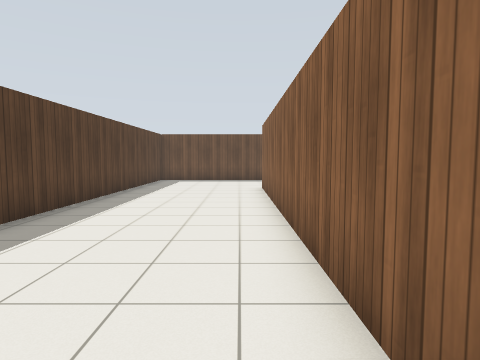
view 1 (above)

24 first-person views from a walk through a world built for the Gazebo simulator. The camera is 1.2 m above the floor, tilts 4° down and sees 75° across. The floor is counted in squares, 1 m on a side. Each view is taken from the middle of a square. On the plan, view 1 faces up. The plan holds only what a view shows up to about 13 squares ahead; the rest is blank. Gazebo's built-in surfaces are drawn with simple patterns.

view 2
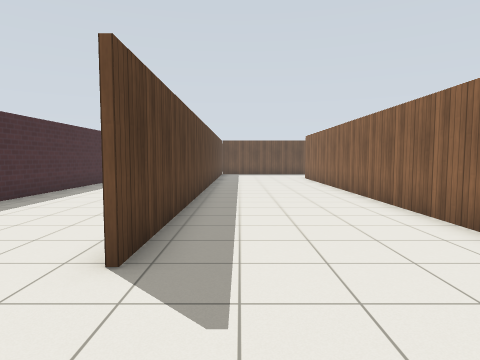

view 3
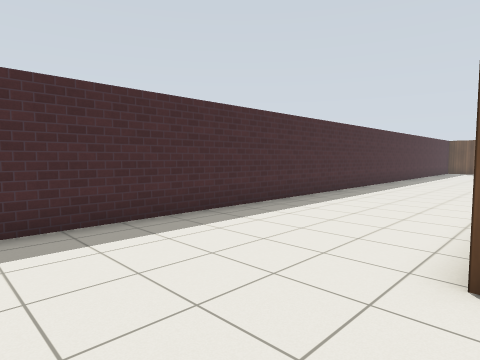

view 4
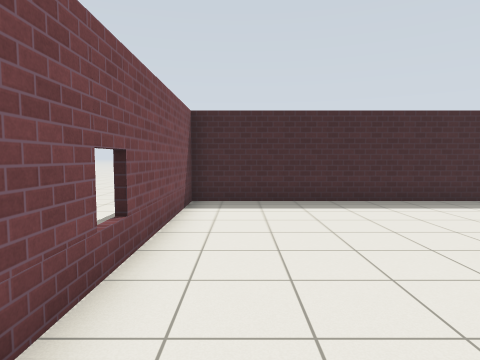

view 5
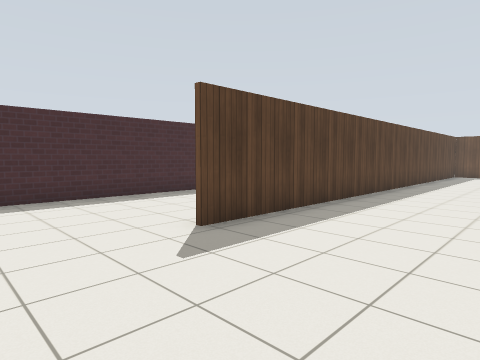

view 6
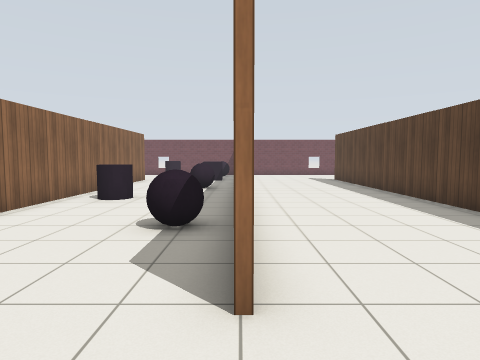

view 7
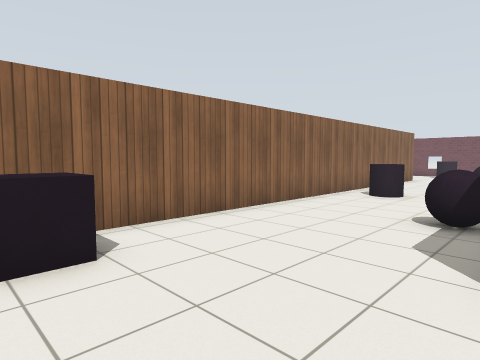

view 8
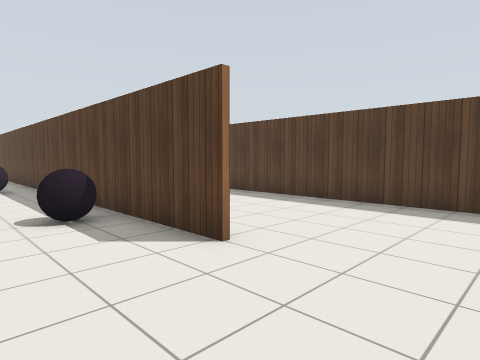

view 9
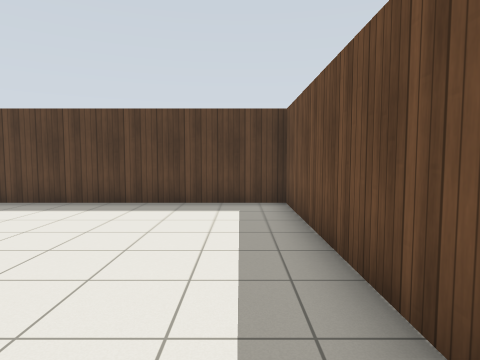

view 10
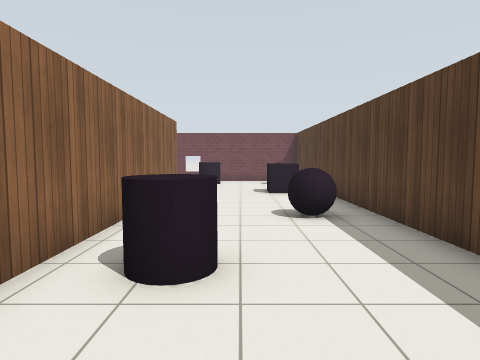

view 11
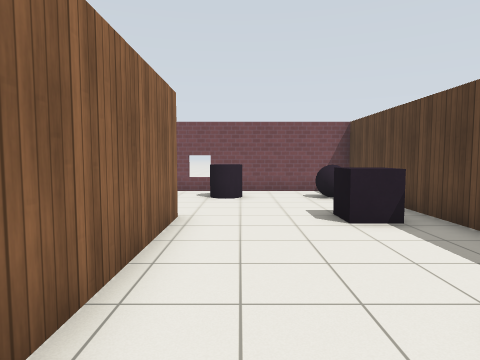

view 12
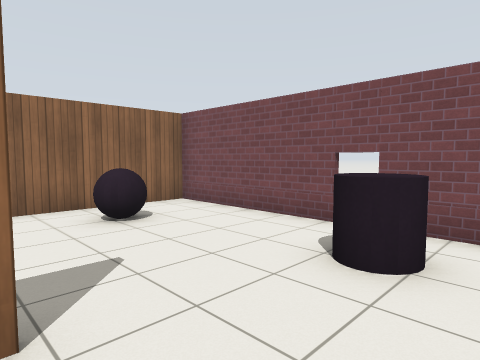

view 13
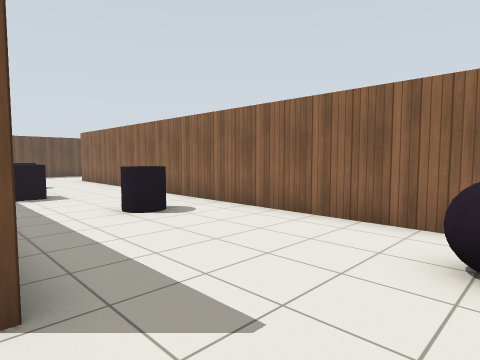

view 14
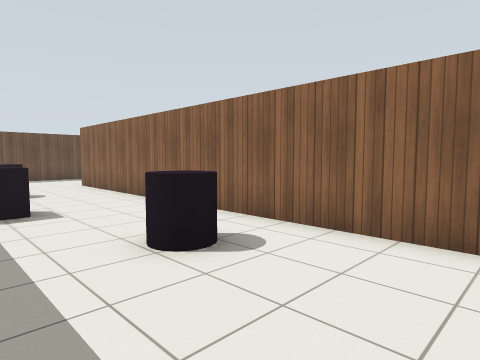

view 15
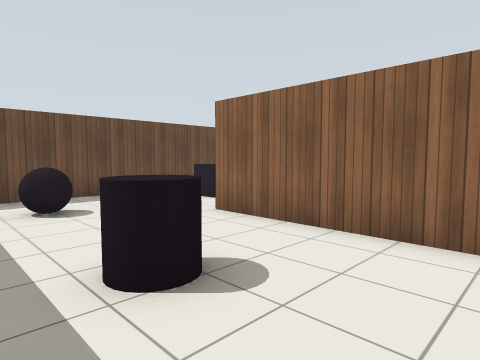

view 16
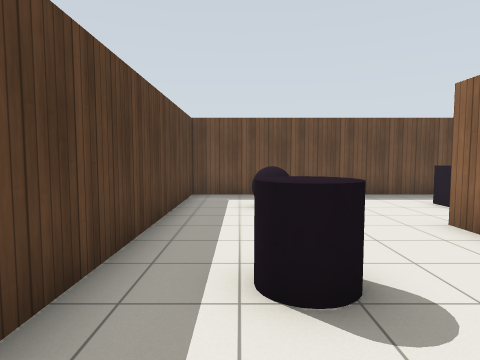

view 17
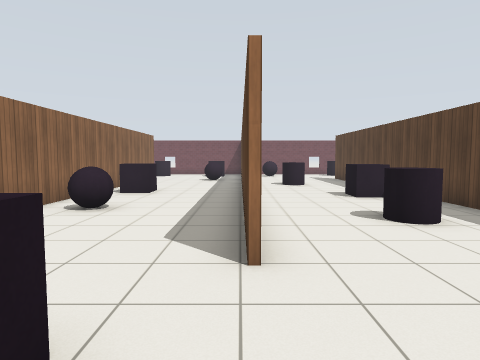

view 18
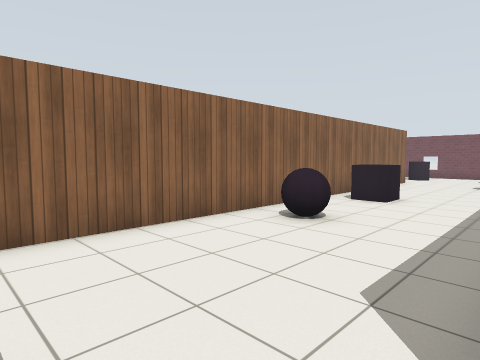

view 19
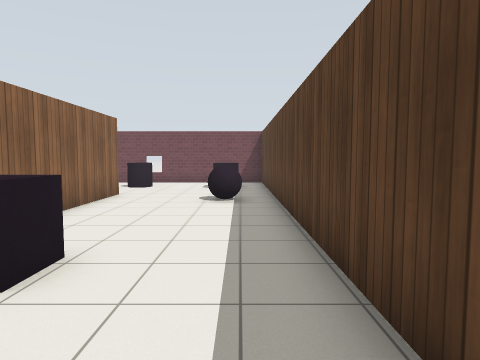

view 20
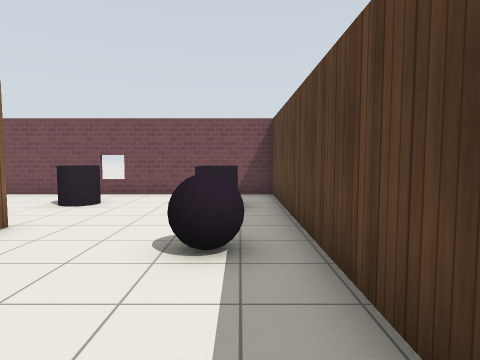

view 21
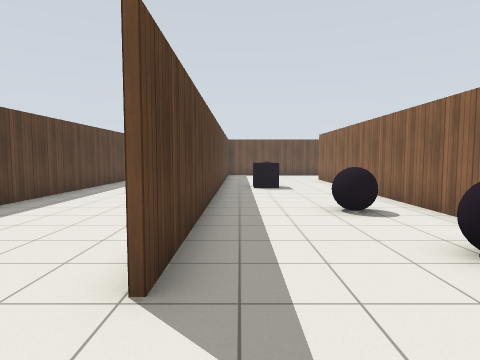

view 22
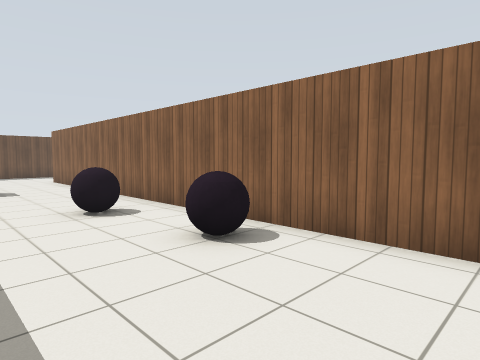

view 23
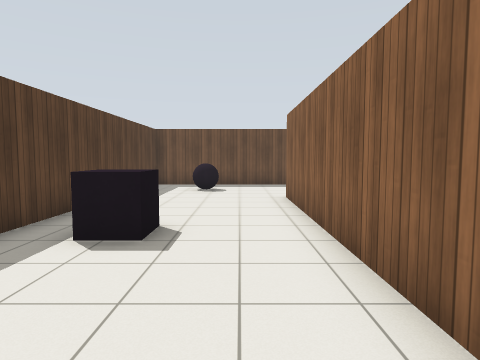

view 24
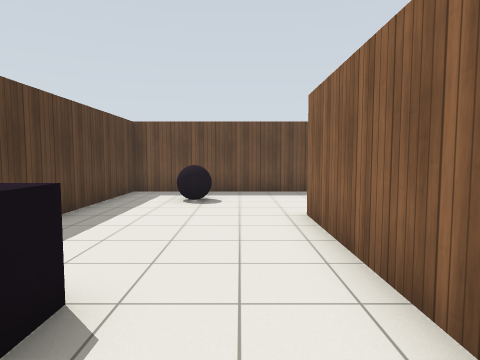

### Floor plan
Points are (right, up) in squares from view 1. A wall is a line through its corners. A room is listed if a view was taken in it or the views show most of it. See-through windows are left out.
Room 1 (views 1, 2, 3, 4, 5, 6, 7, 8, 9, 10, 11, 12, 13, 14, 15, 16, 17, 18, 19, 20, 21, 22, 23, 24)
walls: (11.9, 12.4) (11.9, -7.4); (1, 12.8) (1, -7.3) (20.9, -7.3); (2.5, 17.2) (-4.3, 17.2) (-4.3, -2.8); (15.4, 17.2) (6.4, 17.2) (6.4, 2.9); (6.3, -2.4) (6.3, 15.4); (0.9, -1) (0.9, 12.8); (17, -2.5) (17, 13.4); (23.5, 17.2) (17.2, 17.2) (17.2, -2.5); (-9.7, 7.1) (-9.7, -7.3) (-2.6, -7.3); (11.8, -7.4) (11.8, 12.6); (22.4, -4.5) (22.4, 12.6)
objects: black ball (2, -6) to (2, -5); black box (2, -2) to (3, -2); black ball (2, 2) to (3, 3); black ball (2, 9) to (2, 10); black cylinder (4, 5) to (5, 6); black cylinder (5, -6) to (6, -5); black box (5, 15); black box (8, 6); black cylinder (8, 10) to (9, 10); black cylinder (9, 1) to (10, 2); black ball (9, 14) to (9, 15); black ball (10, -5) to (10, -4); black box (13, -5) to (14, -5); black ball (13, -1) to (14, -1); black box (13, 14) to (14, 15); black box (15, 5) to (16, 5); black ball (15, 8) to (16, 9); black cylinder (17, -5); black box (19, 8); black ball (19, 15) to (20, 15); black ball (20, 2) to (21, 2); black ball (21, -2) to (21, -1)

Positions as (right, up) in squares from view 1, and headings:
1: (0, 0), facing up
2: (-3, -6), facing up
3: (-4, -6), facing up-left
4: (-1, -6), facing left
5: (0, -6), facing up-left
6: (1, 15), facing down
7: (1, 16), facing down-right
8: (4, 16), facing down-left
9: (4, 16), facing left
10: (4, 9), facing down
11: (5, 4), facing down
12: (4, -2), facing down-right
13: (6, -5), facing up-right
14: (7, -2), facing up-right
15: (7, 7), facing up-right
16: (8, 7), facing up
17: (12, 16), facing down
18: (12, 14), facing down-right
19: (13, 8), facing down
20: (13, 3), facing down
21: (18, -5), facing up
22: (18, -5), facing up-right
23: (21, 3), facing up
24: (21, 6), facing up
